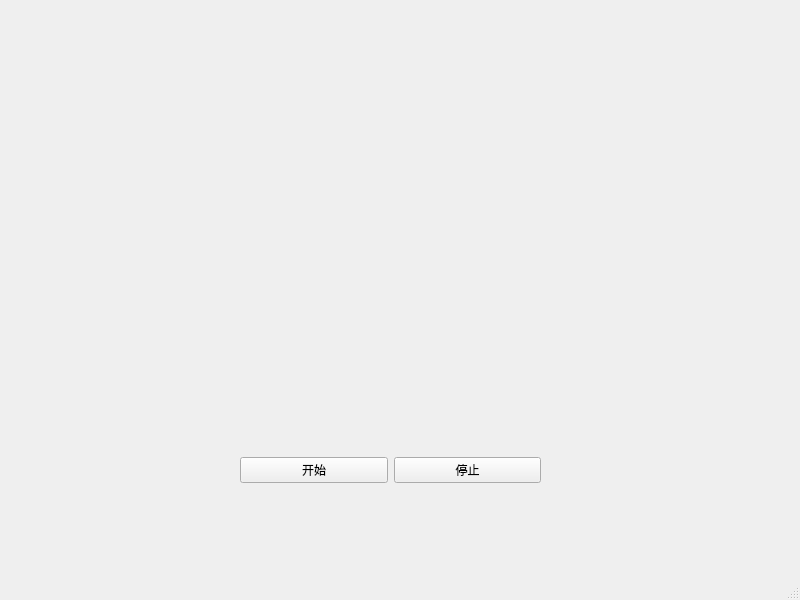
<?xml version="1.0" encoding="UTF-8"?>
<ui version="4.0">
 <class>MainWindow</class>
 <widget class="QMainWindow" name="MainWindow">
  <property name="geometry">
   <rect>
    <x>0</x>
    <y>0</y>
    <width>800</width>
    <height>600</height>
   </rect>
  </property>
  <property name="windowTitle">
   <string>MainWindow</string>
  </property>
  <widget class="QWidget" name="centralwidget">
   <widget class="QWidget" name="horizontalLayoutWidget">
    <property name="geometry">
     <rect>
      <x>240</x>
      <y>390</y>
      <width>301</width>
      <height>161</height>
     </rect>
    </property>
    <layout class="QHBoxLayout" name="horizontalLayout">
     <item>
      <widget class="QPushButton" name="start">
       <property name="text">
        <string>开始</string>
       </property>
      </widget>
     </item>
     <item>
      <widget class="QPushButton" name="stop">
       <property name="text">
        <string>停止</string>
       </property>
      </widget>
     </item>
    </layout>
   </widget>
  </widget>
  <widget class="QMenuBar" name="menubar">
   <property name="geometry">
    <rect>
     <x>0</x>
     <y>0</y>
     <width>800</width>
     <height>23</height>
    </rect>
   </property>
  </widget>
  <widget class="QStatusBar" name="statusbar"/>
 </widget>
 <resources/>
 <connections/>
</ui>
